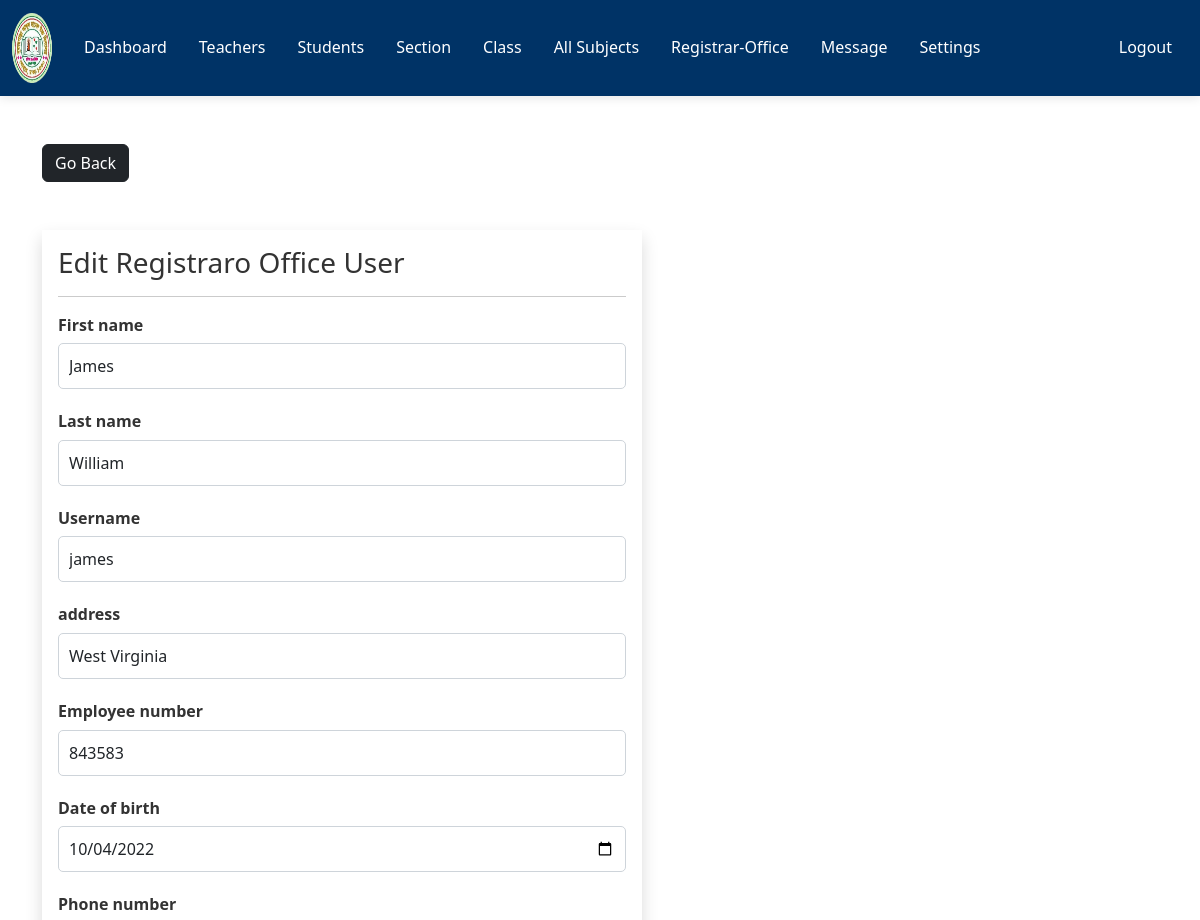
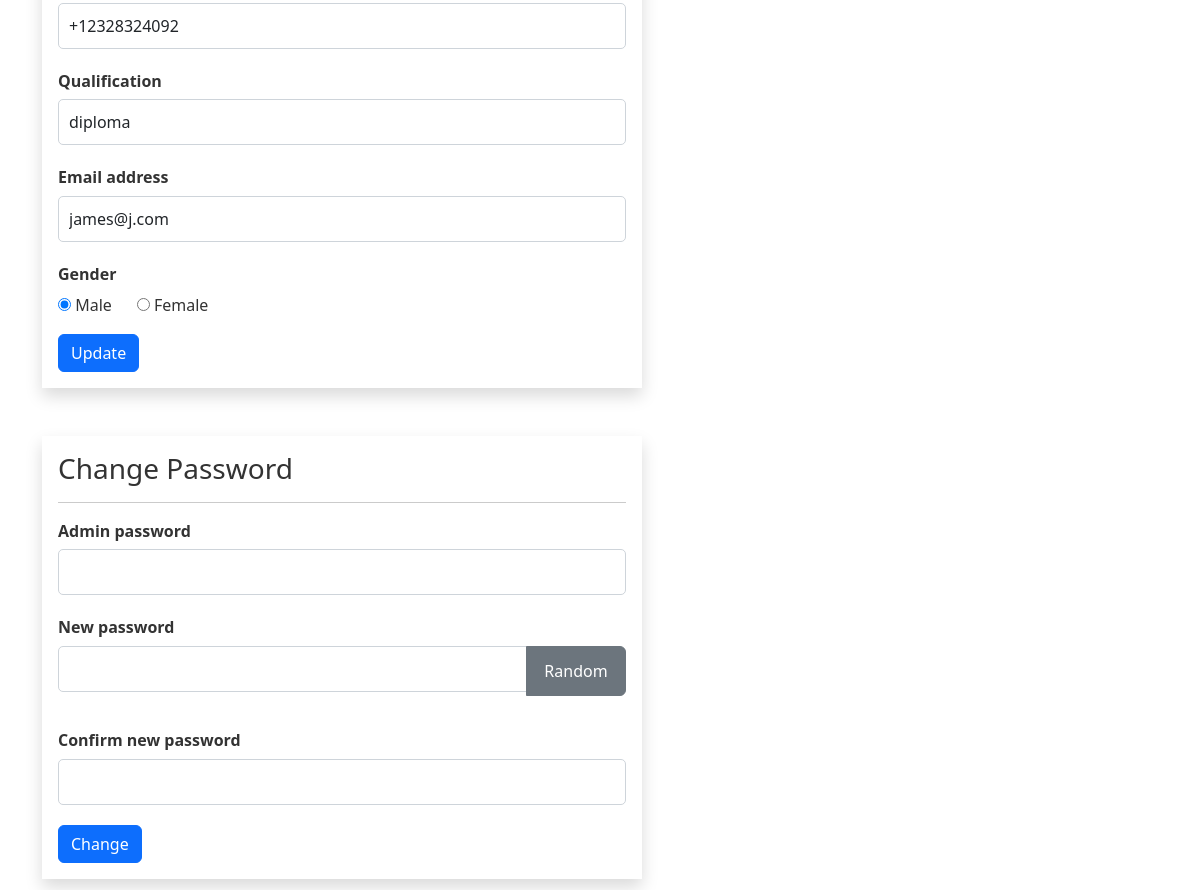
/admin/registrar-office-edit.php?r_user_id=1 (signed in), run on the app's committed database (2 pictures, top to bottom).
### tables this page shows
CREATE TABLE `registrar_office` (
  `r_user_id` int(11) NOT NULL,
  `username` varchar(127) NOT NULL,
  `password` varchar(255) NOT NULL,
  `fname` varchar(31) NOT NULL,
  `lname` varchar(31) NOT NULL,
  `address` varchar(31) NOT NULL,
  `employee_number` int(11) NOT NULL,
  `date_of_birth` date NOT NULL,
  `phone_number` varchar(31) NOT NULL,
  `qualification` varchar(31) NOT NULL,
  `gender` varchar(7) NOT NULL,
  `email_address` varchar(255) NOT NULL,
  `date_of_joined` datetime NOT NULL DEFAULT current_timestamp()
);

### admin/data/registrar_office.php (called while the page is built, shortened)
<?php
function getR_usersById($r_user_id, $conn){
   $sql = "SELECT * FROM registrar_office
           WHERE r_user_id=?";
   $stmt = $conn->prepare($sql);
   $stmt->execute([$r_user_id]);
   if ($stmt->rowCount() == 1) {
     $teacher = $stmt->fetch();
     return $teacher;
   }else {
    return 0;
   }
}

### admin/registrar-office-edit.php (the view, shortened to what this page needs)
<?php
if (isset($_SESSION['admin_id']) &&
    isset($_SESSION['role'])     &&
    isset($_GET['r_user_id'])) {
    if ($_SESSION['role'] == 'Admin') {
       include "../DB_connection.php";
       include "data/registrar_office.php";
       $r_user_id = $_GET['r_user_id'];
       $r_user = getR_usersById($r_user_id, $conn);
 ?>
<!DOCTYPE html>
<html lang="en">
<head>
	<link rel="stylesheet" href="https://cdn.jsdelivr.net/npm/bootstrap@5.2.0/dist/css/bootstrap.min.css">
	<link rel="stylesheet" href="../css/style.css">
  <link rel="stylesheet" href="https://cdnjs.cloudflare.com/ajax/libs/font-awesome/4.7.0/css/font-awesome.min.css">
</head>
<body>
    <?php
        include "inc/navbar.php";
     ?>
     <div class="container mt-5">
        <a href="registrar-office.php"
           class="btn btn-dark">Go Back</a>
        <form method="post"
              class="shadow p-3 mt-5 form-w"
              action="req/registrar-office-edit.php">
        <h3>Edit Registraro Office User</h3><hr>
        <div class="mb-3">
          <label class="form-label">First name</label>
          <input type="text"
                 class="form-control"
                 value="<?=$r_user['fname']?>"
                 name="fname">
        </div>
        <div class="mb-3">
          <label class="form-label">Last name</label>
          <input type="text"
                 class="form-control"
                 value="<?=$r_user['lname']?>"
                 name="lname">
        </div>
        <div class="mb-3">
          <label class="form-label">Username</label>
          <input type="text"
                 class="form-control"
                 value="<?=$r_user['username']?>"
                 name="username">
        </div>
        <div class="mb-3">
          <label class="form-label">address</label>
          <input type="text"
                 class="form-control"
                 value="<?=$r_user['address']?>"
                 name="address">
        </div>
        <div class="mb-3">
          <label class="form-label">Employee number</label>
          <input type="text"
                 class="form-control"
                 value="<?=$r_user['employee_number']?>"
                 name="employee_number">
        </div>
        <div class="mb-3">
          <label class="form-label">Date of birth</label>
          <input type="date"
                 class="form-control"
                 value="<?=$r_user['date_of_birth']?>"
                 name="date_of_birth">
        </div>
        <div class="mb-3">
          <label class="form-label">Phone number</label>
          <input type="text"
                 class="form-control"
                 value="<?=$r_user['phone_number']?>"
                 name="phone_number">
        </div>
        <div class="mb-3">
          <label class="form-label">Qualification</label>
          <input type="text"
                 class="form-control"
                 value="<?=$r_user['qualification']?>"
                 name="qualification">
        </div>
        <div class="mb-3">
          <label class="form-label">Email address</label>
          <input type="text"
                 class="form-control"
                 value="<?=$r_user['email_address']?>"
                 name="email_address">
        </div>
        <div class="mb-3">
          <label class="form-label">Gender</label><br>
          <input type="radio"
                 value="Male"
                 <?php if($r_user['gender'] == 'Male') echo 'checked';  ?>
                 name="gender"> Male
                 &nbsp;&nbsp;&nbsp;&nbsp;
          <input type="radio"
                 value="Female"
                 <?php if($r_user['gender'] == 'Female') echo 'checked';  ?>
                 name="gender"> Female
        </div>
      <button type="submit"
              class="btn btn-primary">
              Update</button>
     </form>
     <form method="post"
              class="shadow p-3 my-5 form-w"
              action="req/registrar-office-change.php"
              id="change_password">
        <h3>Change Password</h3><hr>
       <div class="mb-3">
            <div class="mb-3">
            <label class="form-label">Admin password</label>
                <input type="password"
                       class="form-control"
                       name="admin_pass">
          </div>
            <label class="form-label">New password </label>
            <div class="input-group mb-3">
                <input type="text"
                       class="form-control"
                       name="new_pass"
                       id="passInput">
                <button class="btn btn-secondary"
                        id="gBtn">
                        Random</button>
            </div>
          </div>
          <div class="mb-3">
            <label class="form-label">Confirm new password  </label>
                <input type="text"
                       class="form-control"
                       name="c_new_pass"
                       id="passInput2">
          </div>
          <button type="submit"
              class="btn btn-primary">
              Change</button>
        </form>
     </div>
</body>
</html>
<?php
  }else {
    header("Location: teacher.php");
    exit;
  }
}else {
	header("Location: teacher.php");
	exit;
}
?>

### css/style.css (style rules this page uses)
:root { --primary-color: #003366; --secondary-color: #ff6600; --light-color: #f8f9fa; --dark-color: #343a40; --transition-speed: 0.4s; }
body { font-family: 'Poppins', 'Segoe UI', Tahoma, Geneva, Verdana, sans-serif; line-height: 1.6; color: #333; overflow-x: hidden; }
html { scroll-behavior: smooth; }
.form-control { border-radius: 8px; padding: 0.75rem 1rem; border: 1px solid rgba(0, 0, 0, 0.1); transition: all var(--transition-speed) ease; }
.form-label { font-weight: 600; margin-bottom: 5px; }
.form-control { margin-bottom: 20px; border: 1px solid #ced4da; border-radius: 5px; padding: 10px; }
.form-w { max-width: 600px; width: 100%; }
.input-group button { height: 50px; width: 100px }

### data on the page
registrar_office: fname "James", lname "William", username "james", address "West Virginia", employee_number "843583", date_of_birth "10/04/2022", phone_number "+12328324092", qualification "diploma", email_address "james@j.com", gender "☑"
